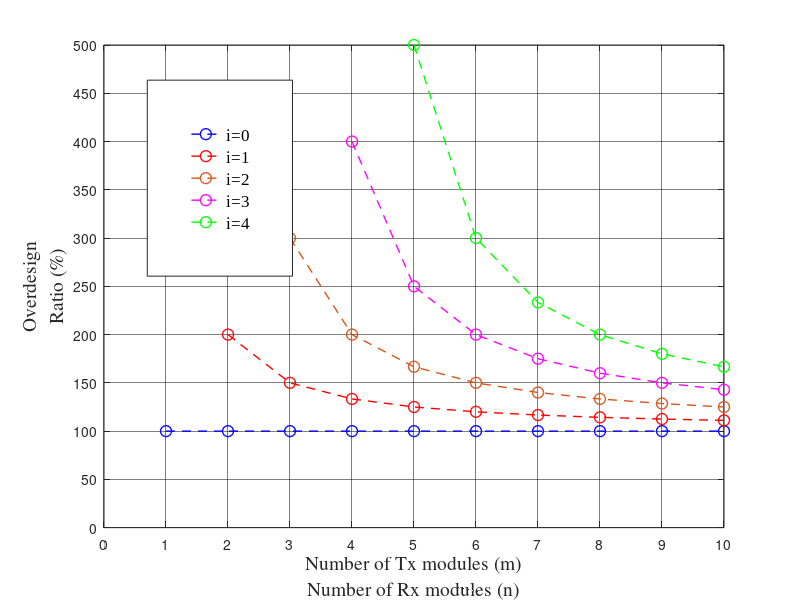

Recreate this plot in MATLAB.
 % number of modules
m=2:1:10;
i=1 % nu8mber of failured modules

figure1 = figure( 'Position', [0 0 500 300]);

% Create axes
axes1 = axes('Parent',figure1);
hold(axes1,'on');

for i=0:1:4
m=i:1:10;
odr=(m./(m-i)) *100;

if i==0
plot(m,odr,'DisplayName','i=0','MarkerSize',8,'Marker','o','LineWidth',1,'LineStyle','--',...
    'Color',[0 0 1]); 
elseif i==1
 plot(m,odr,'DisplayName','i=1','MarkerSize',8,'Marker','o','LineWidth',1,'LineStyle','--',...
    'Color',[1 0 0]);       
          
elseif i==2
 plot(m,odr,'DisplayName','i=2','MarkerSize',8,'Marker','o','LineWidth',1,'LineStyle','--',...
    'Color',[0.850980392156863 0.325490196078431 0.0980392156862745]);
elseif i==3   
plot(m,odr,'DisplayName','i=3','MarkerSize',8,'Marker','o','LineWidth',1,'LineStyle','--',...
    'Color',[1 0 1]);
elseif i==4
plot(m,odr,'DisplayName','i=4','MarkerSize',8,'Marker','o','LineWidth',1,'LineStyle','--',...
    'Color',[0 1 0]);
end
        
end



% Create ylabel
ylabel({'Overdesign','Ratio (%)'},'FontSize',14,'FontName','Times');

% Create xlabel
xlabel({'Number of Tx modules (m)','Number of Rx modules (n)'},'FontSize',14,'FontName','Times');

% Uncomment the following line to preserve the Y-limits of the axes
% ylim(axes1,[0 1]);
box(axes1,'on');
grid(axes1,'on');
hold(axes1,'off');
% Set the remaining axes properties
set(axes1,'GridAlpha',0.5,'GridColor',[0 0 0],'XTick',...
    [0 1 2 3 4 5 6 7 8 9 10],'YTick',[0  50  100  150  200  250  300 350 400 450 500 ]);
ylim([0 500])
    
legend1 = legend(axes1,'show');
set(legend1,...
    'Position',[0.184095236804372 0.539745988797168 0.18150000128746 0.32666667397817],...
    'FontSize',12,...
    'FontName','Times New Roman');
